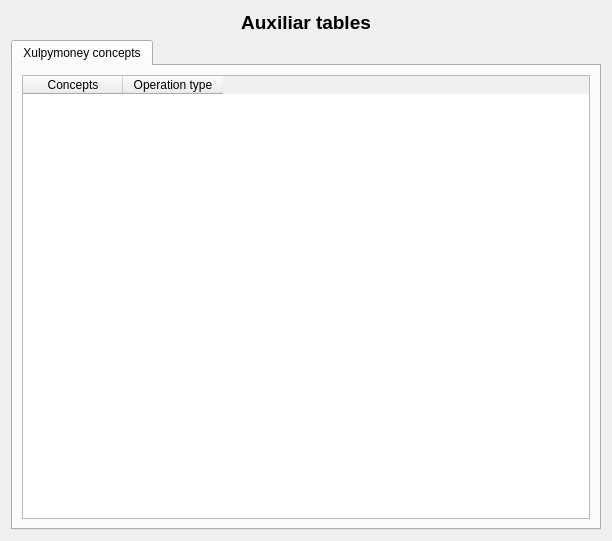
<?xml version="1.0" encoding="UTF-8"?>
<ui version="4.0">
 <class>frmAuxiliarTables</class>
 <widget class="QDialog" name="frmAuxiliarTables">
  <property name="geometry">
   <rect>
    <x>0</x>
    <y>0</y>
    <width>612</width>
    <height>541</height>
   </rect>
  </property>
  <property name="windowTitle">
   <string>Xulpymoney &gt; Auxiliar tables</string>
  </property>
  <property name="windowIcon">
   <iconset resource="../images/xulpymoney.qrc">
    <normaloff>:/xulpymoney/configure.png</normaloff>:/xulpymoney/configure.png</iconset>
  </property>
  <layout class="QHBoxLayout" name="horizontalLayout">
   <item>
    <layout class="QVBoxLayout" name="verticalLayout">
     <item>
      <widget class="QLabel" name="label">
       <property name="font">
        <font>
         <pointsize>14</pointsize>
         <weight>75</weight>
         <bold>true</bold>
        </font>
       </property>
       <property name="text">
        <string>Auxiliar tables</string>
       </property>
       <property name="alignment">
        <set>Qt::AlignCenter</set>
       </property>
      </widget>
     </item>
     <item>
      <widget class="QTabWidget" name="tabWidget">
       <property name="currentIndex">
        <number>0</number>
       </property>
       <widget class="QWidget" name="tabConceptos">
        <attribute name="title">
         <string>Xulpymoney concepts</string>
        </attribute>
        <layout class="QHBoxLayout" name="horizontalLayout_2">
         <item>
          <layout class="QVBoxLayout" name="verticalLayout_2">
           <item>
            <widget class="myQTableWidget" name="tblConcepts">
             <property name="sizePolicy">
              <sizepolicy hsizetype="Expanding" vsizetype="Expanding">
               <horstretch>0</horstretch>
               <verstretch>0</verstretch>
              </sizepolicy>
             </property>
             <property name="contextMenuPolicy">
              <enum>Qt::CustomContextMenu</enum>
             </property>
             <property name="alternatingRowColors">
              <bool>true</bool>
             </property>
             <property name="selectionMode">
              <enum>QAbstractItemView::SingleSelection</enum>
             </property>
             <property name="selectionBehavior">
              <enum>QAbstractItemView::SelectRows</enum>
             </property>
             <attribute name="verticalHeaderVisible">
              <bool>false</bool>
             </attribute>
             <column>
              <property name="text">
               <string>Concepts</string>
              </property>
             </column>
             <column>
              <property name="text">
               <string>Operation type</string>
              </property>
             </column>
            </widget>
           </item>
          </layout>
         </item>
        </layout>
       </widget>
      </widget>
     </item>
    </layout>
   </item>
  </layout>
  <action name="actionExpensesAdd">
   <property name="icon">
    <iconset resource="../images/xulpymoney.qrc">
     <normaloff>:/xulpymoney/add.png</normaloff>:/xulpymoney/add.png</iconset>
   </property>
   <property name="text">
    <string>Add a expense concept</string>
   </property>
   <property name="toolTip">
    <string>Add a expense concept</string>
   </property>
  </action>
  <action name="actionConceptDelete">
   <property name="icon">
    <iconset resource="../images/xulpymoney.qrc">
     <normaloff>:/xulpymoney/eventdelete.png</normaloff>:/xulpymoney/eventdelete.png</iconset>
   </property>
   <property name="text">
    <string>Delete concept</string>
   </property>
   <property name="toolTip">
    <string>Delete concept</string>
   </property>
  </action>
  <action name="actionIncomesAdd">
   <property name="icon">
    <iconset resource="../images/xulpymoney.qrc">
     <normaloff>:/xulpymoney/add.png</normaloff>:/xulpymoney/add.png</iconset>
   </property>
   <property name="text">
    <string>Add an income concept</string>
   </property>
   <property name="toolTip">
    <string>Add an income concept</string>
   </property>
  </action>
  <action name="actionChangeName">
   <property name="icon">
    <iconset resource="../images/xulpymoney.qrc">
     <normaloff>:/xulpymoney/editar.png</normaloff>:/xulpymoney/editar.png</iconset>
   </property>
   <property name="text">
    <string>Change name</string>
   </property>
   <property name="toolTip">
    <string>Change name</string>
   </property>
  </action>
 </widget>
 <customwidgets>
  <customwidget>
   <class>myQTableWidget</class>
   <extends>QTableWidget</extends>
   <header location="global">myqtablewidget</header>
  </customwidget>
 </customwidgets>
 <resources>
  <include location="../images/xulpymoney.qrc"/>
 </resources>
 <connections/>
</ui>
